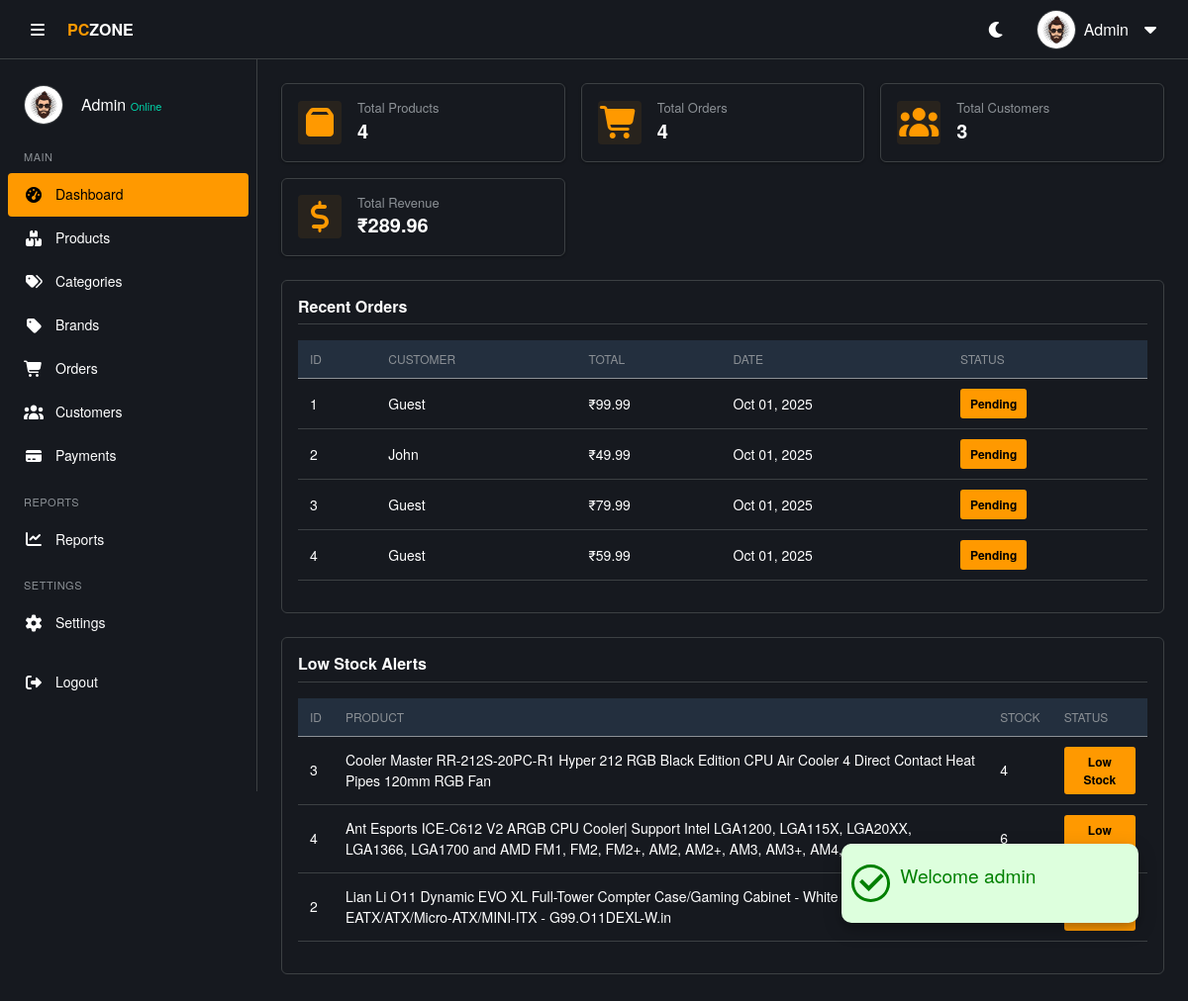
/admin/index.php (signed in), run on the app's committed database.
### tables this page shows
CREATE TABLE IF NOT EXISTS orders (
    order_id INT AUTO_INCREMENT PRIMARY KEY,
    user_id INT NOT NULL,
    billing_address_id INT NOT NULL,
    shipping_address_id INT NOT NULL,
    total_amount DECIMAL(10,2) NOT NULL,
     
     
    order_status ENUM('Pending','Processing','Shipped','Delivered','Cancelled','Returned') DEFAULT 'Pending',
    tracking_number VARCHAR(100) DEFAULT NULL,
    shipping_method VARCHAR(100) DEFAULT NULL,
    order_notes TEXT DEFAULT NULL,
    paid_at DATETIME DEFAULT NULL,
    cancelled_at DATETIME DEFAULT NULL,
    refunded_at DATETIME DEFAULT NULL,
    shipped_date DATE DEFAULT NULL,
    delivered_date DATE DEFAULT NULL,
    order_date DATETIME DEFAULT CURRENT_TIMESTAMP,
    created_at DATETIME DEFAULT CURRENT_TIMESTAMP,
    updated_at DATETIME DEFAULT CURRENT_TIMESTAMP ON UPDATE CURRENT_TIMESTAMP,
    FOREIGN KEY (user_id) REFERENCES users(user_id) ON DELETE CASCADE,
    FOREIGN KEY (billing_address_id) REFERENCES user_address(address_id) ON DELETE CASCADE,
    FOREIGN KEY (shipping_address_id) REFERENCES user_address(address_id) ON DELETE CASCADE
);

CREATE TABLE IF NOT EXISTS users (
    user_id INT AUTO_INCREMENT PRIMARY KEY,
    username VARCHAR(150),
    email VARCHAR(100) UNIQUE NOT NULL,
    password VARCHAR(255) NOT NULL,
    date_of_birth DATE DEFAULT NULL,
    gender ENUM('Male','Female','Other') DEFAULT NULL,
    phone VARCHAR(20),
    email_verified BOOLEAN DEFAULT FALSE,
    role ENUM('admin','user') NOT NULL DEFAULT 'user',
    status ENUM('active','inactive') DEFAULT 'active',
    last_login DATETIME DEFAULT NULL,
    created_at TIMESTAMP DEFAULT CURRENT_TIMESTAMP,
    updated_at TIMESTAMP DEFAULT CURRENT_TIMESTAMP ON UPDATE CURRENT_TIMESTAMP
);

CREATE TABLE IF NOT EXISTS products (
   product_id  INT AUTO_INCREMENT PRIMARY KEY,
   product_name VARCHAR(250) NOT NULL,
   sku VARCHAR(50) UNIQUE,
   slug VARCHAR(250) UNIQUE,
   description TEXT,
   price DECIMAL(10, 2) NOT NULL,
   discount DECIMAL(6,2) DEFAULT 0,
   stock INT DEFAULT 0,
   weight DECIMAL(6,2),
   rating FLOAT DEFAULT 0,
   brand_id INT,
   category_id INT,
   main_image varchar(255) NOT NULL,
   image_1 varchar(255),
   image_2 varchar(255),
   image_3 varchar(255),
   platform ENUM('intel','amd','both','none') NOT NULL DEFAULT 'none',
   is_featured BOOLEAN DEFAULT 0,
   is_active BOOLEAN DEFAULT 1,
   created_at TIMESTAMP DEFAULT CURRENT_TIMESTAMP,
   updated_at TIMESTAMP DEFAULT CURRENT_TIMESTAMP ON UPDATE CURRENT_TIMESTAMP,
   FOREIGN KEY (category_id) REFERENCES categories(category_id) ON DELETE CASCADE,
   FOREIGN KEY (brand_id)     REFERENCES brands(brand_id)     ON DELETE CASCADE
);

### includes/functions.php (called while the page is built, shortened)
<?php
function e($v)
{
  return htmlspecialchars($v ?? '');
}
function formatPrice($amount)
{
  return '₹' . number_format($amount, 2);
}

### admin/index.php (the view, shortened to what this page needs)
<?php
require('../includes/functions.php');
function getCount($conn, $table, $condition = '')
{
  $sql = "SELECT COUNT(*) AS total FROM `$table`" . ($condition ? " WHERE $condition" : "");
  $res = mysqli_query($conn, $sql);
  $row = mysqli_fetch_assoc($res);
  return (int)($row['total'] ?? 0);
}
function getTotalRevenue($conn)
{
  $sql = "SELECT COALESCE(SUM(total_amount),0) AS total FROM orders";
  $res = mysqli_query($conn, $sql);
  $row = mysqli_fetch_assoc($res);
  return (float)($row['total'] ?? 0.0);
}
$totalProducts  = getCount($conn, 'products');
$totalOrders    = getCount($conn, 'orders');
$totalCustomers = getCount($conn, 'users', "role = 'user' AND status = 'active'");
$totalRevenue   = getTotalRevenue($conn);
?>
<!DOCTYPE html>
<html lang="en">
<head>
  <?php require('./includes/header-link.php') ?>
  <link rel="stylesheet" href="./assets/css/dashboard.css">
</head>
<body>
  <?php require('./includes/alert.php');
  include './includes/header.php';
  include './includes/sidebar.php'; ?>
  <main class="main-content">
    <div class="content-wrapper">
      <div class="dashboard-cards mb-4 d-grid">
        <div class="card d-flex align-items-center p-3">
          <i class="fas fa-box fa-2x"></i>
          <div class="ms-3">
            <h3 class="h6 mb-0">Total Products</h3>
            <p class="mb-0 fs-5"><?= (int)$totalProducts ?></p>
          </div>
        </div>
        <div class="card d-flex align-items-center p-3">
          <i class="fas fa-shopping-cart fa-2x"></i>
          <div class="ms-3">
            <h3 class="h6 mb-0">Total Orders</h3>
            <p class="mb-0 fs-5"><?= (int)$totalOrders ?></p>
          </div>
        </div>
        <div class="card d-flex align-items-center p-3">
          <i class="fas fa-users fa-2x"></i>
          <div class="ms-3">
            <h3 class="h6 mb-0">Total Customers</h3>
            <p class="mb-0 fs-5"><?= (int)$totalCustomers ?></p>
          </div>
        </div>
        <div class="card d-flex align-items-center p-3">
          <i class="fas fa-dollar-sign fa-2x"></i>
          <div class="ms-3">
            <h3 class="h6 mb-0">Total Revenue</h3>
            <p class="mb-0 fs-5"><?= e(formatPrice($totalRevenue)) ?></p>
          </div>
        </div>
      </div>
      <section class="dashboard-section mb-4">
        <h2>Recent Orders</h2>
        <div class="table-box mt-2">
          <table class="data-table table table-sm table-hover align-middle">
            <thead>
              <tr>
                <th>ID</th>
                <th>Customer</th>
                <th>Total</th>
                <th>Date</th>
                <th>Status</th>
              </tr>
            </thead>
            <tbody>
              <?php
              $sql = "SELECT o.order_id, u.username AS customer_name, o.total_amount, o.order_date, o.order_status
                      FROM orders o
                      LEFT JOIN users u ON o.user_id = u.user_id
                      ORDER BY o.order_date DESC
                      LIMIT 5";
              if ($res = mysqli_query($conn, $sql)) {
                if (mysqli_num_rows($res) > 0) {
                  while ($order = mysqli_fetch_assoc($res)) {
                    $statusClass = 'status-' . strtolower(preg_replace('/\s+/', '-', $order['order_status']));
                    $statusLabel = e(ucfirst(strtolower($order['order_status'])));
                    $custName = e($order['customer_name'] ?? 'Guest');
                    $orderId  = (int)$order['order_id'];
                    $totalFmt = e(formatPrice((float)$order['total_amount']));
                    $dateFmt  = $order['order_date'] ? date('M d, Y', strtotime($order['order_date'])) : '-';
                    echo "<tr>
                            <td>{$orderId}</td>
                            <td>{$custName}</td>
                            <td>{$totalFmt}</td>
                            <td>{$dateFmt}</td>
                            <td><span class='{$statusClass}'>{$statusLabel}</span></td>
                          </tr>";
                  }
                } else {
                  echo "<tr><td colspan='5'>No recent orders found.</td></tr>";
                }
              } else {
                echo "<tr><td colspan='5'>Unable to fetch recent orders.</td></tr>";
              }
              ?>
            </tbody>
          </table>
        </div>
      </section>
      <section class="dashboard-section mb-4">
        <h2>Low Stock Alerts</h2>
        <div class="table-box mt-2">
          <table class="data-table table table-sm table-hover align-middle">
            <thead>
              <tr>
                <th>ID</th>
                <th>Product</th>
                <th>Stock</th>
                <th>Status</th>
              </tr>
            </thead>
            <tbody>
              <?php
              $sql2 = "SELECT product_id, product_name, stock FROM products WHERE stock < 10 ORDER BY stock ASC LIMIT 5";
              if ($res2 = mysqli_query($conn, $sql2)) {
                if (mysqli_num_rows($res2) > 0) {
                  while ($product = mysqli_fetch_assoc($res2)) {
                    $pid = (int)$product['product_id'];
                    $pname = e($product['product_name']);
                    $stock = (int)$product['stock'];
                    $statusClass = $stock === 0 ? 'out-of-stock' : 'low-stock';
                    $statusText = $stock === 0 ? 'Out of Stock' : 'Low Stock';
                    echo "<tr>
                            <td>{$pid}</td>
                            <td>{$pname}</td>
                            <td>{$stock}</td>
                            <td><span class='stock-badge {$statusClass}'>" . e($statusText) . "</span></td>
                          </tr>";
                  }
                } else {
                  echo "<tr><td colspan='4'>All products sufficiently stocked.</td></tr>";
                }
              } else {
                echo "<tr><td colspan='4'>Unable to fetch stock data.</td></tr>";
              }
              ?>
            </tbody>
          </table>
        </div>
      </section>
    </div>
  </main>
</body>
</html>

### admin/assets/css/style.css (style rules this page uses)
* { margin: 0; padding: 0; box-sizing: border-box; }
body { font-family: "Amazon Ember", "Helvetica Neue", Roboto, Arial, sans-serif; font-size: 16px; line-height: 1.5; background-color: var(--bg-body); color: var(--text-color); transition: background-color 0.3s, color 0.3s; }
:root { --bg-body: #16191f; --bg-section: #16191f; --bg-card: #16191f; --bg-input: #0d1117; --text-color: #ffffff; --text-muted: #8c9196; --border-color: #3c4043; --primary: #ff9900; --primary-hover: #ffad33; --primary-text: #000000; --hover-bg: #2a3139; --table-header: #232f3e; --scroll-track: #16191f; --success: #00d4aa; --danger: #d13212; --warning: #ff9900; --success-bg: rgba(0, 212, 170, 0.1); --danger-bg: rgba(209, 50, 18, 0.1); --warning-bg: rgba(255, 153, 0, 0.1); --transition: all 0.3s ease; }
.main-content { margin-left: 260px; padding: 24px; padding-top: 84px; transition: margin-left 0.3s, width 0.3s; background-color: var(--bg-body); min-height: 100vh; }
.data-table, .product-table { width: 100%; border-collapse: collapse; font-size: 14px; color: var(--text-color); }
.data-table { width: 100%; border-collapse: collapse; font-size: 14px; }
.data-table th, .data-table td { padding: 12px 15px; text-align: left; border-bottom: 1px solid var(--border-color); color: var(--text-color); vertical-align: middle; }
.data-table th { background-color: var(--table-header); color: var(--text-muted); font-weight: 600; font-size: 12px; text-transform: uppercase; }
.popup > .icon > i { font-size: 2rem; border-radius: 50%; margin: 0 10px; font-weight: 700; }
.popup-success > .icon > i { background-color: #ddffdd; color: green; border: 3px solid green; border-radius: 50%; }

### admin/assets/css/dashboard.css (style rules this page uses)
.dashboard-cards { grid-template-columns: repeat(auto-fit, minmax(220px, 1fr)); gap: 1rem; }
.dashboard-cards .card { background-color: var(--bg-card); border: 1px solid var(--border-color); border-radius: 6px; box-shadow: 0 1px 3px rgba(0, 0, 0, 0.3); transition: border-color 0.18s; flex-direction: row; }
.dashboard-cards .card i { color: var(--primary); background-color: rgba(255, 153, 0, 0.08); border-radius: 4px; min-width: 44px; min-height: 44px; display: inline-flex; align-items: center; justify-content: center; }
.dashboard-cards .card h3 { font-size: 13px; color: var(--text-muted); font-weight: 400; }
.dashboard-cards .card p { font-weight: 600; color: var(--text-color); }
.dashboard-section { background-color: var(--bg-section); border: 1px solid var(--border-color); padding: 16px; border-radius: 6px; }
.dashboard-section h2 { margin-bottom: 16px; font-size: 16px; font-weight: 600; padding-bottom: 8px; border-bottom: 1px solid var(--border-color); }
.table-box { overflow-x: auto; }
.data-table { width: 100%; border-collapse: collapse; font-size: 14px; }
.data-table th, .data-table td { padding: 10px 12px; text-align: left; border-bottom: 1px solid var(--border-color); color: var(--text-color); vertical-align: middle; }
.data-table th { background-color: var(--table-header); color: var(--text-muted); font-weight: 500; font-size: 12px; text-transform: uppercase; }
.stock-badge, .status-pending, .status-completed, .status-cancelled { display: inline-block; padding: 6px 10px; border-radius: 3px; font-size: 12px; font-weight: 600; text-align: center; min-width: 64px; }
.stock-badge.low-stock, .status-pending { background-color: var(--primary); color: #000; }

### data on the page
orders: order_id "1", custName "Guest", total_amount "₹99.99", order_date "Oct 01, 2025", order_status "Pending"
orders: order_id "2", user.username "John", total_amount "₹49.99", order_date "Oct 01, 2025", order_status "Pending"
orders: order_id "3", custName "Guest", total_amount "₹79.99", order_date "Oct 01, 2025", order_status "Pending"
orders: order_id "4", custName "Guest", total_amount "₹59.99", order_date "Oct 01, 2025", order_status "Pending"
products: product_id "3", product_name "Cooler Master RR-212S-20PC-R1 Hyper 212 RGB Black Edition CPU Air Cooler 4 Direct Contact Heat Pipes 120mm RGB Fan", stock "4", stock "Low Stock"
products: product_id "4", product_name "Ant Esports ICE-C612 V2 ARGB CPU Cooler| Support Intel LGA1200, LGA115X, LGA20XX, LGA1366, LGA1700 and AMD FM1, FM2, FM2+, AM2, AM2+, AM3, AM3+, AM4, AM5", stock "6", stock "Low…"
products: product_id "2", product_name "Lian Li O11 Dynamic EVO XL Full-Tower Compter Case/Gaming Cabinet - White | Support EATX/ATX/Micro-ATX/MINI-ITX - G99.O11DEXL-W.in"

### other printed values
$_SESSION['message']['title'] "Welcome admin"
$userName "Admin"
$_SESSION['full_name'] "Admin"
$totalProducts "4"
$totalOrders "4"
$totalCustomers "3"
formatPrice($totalRevenue) "₹289.96"
